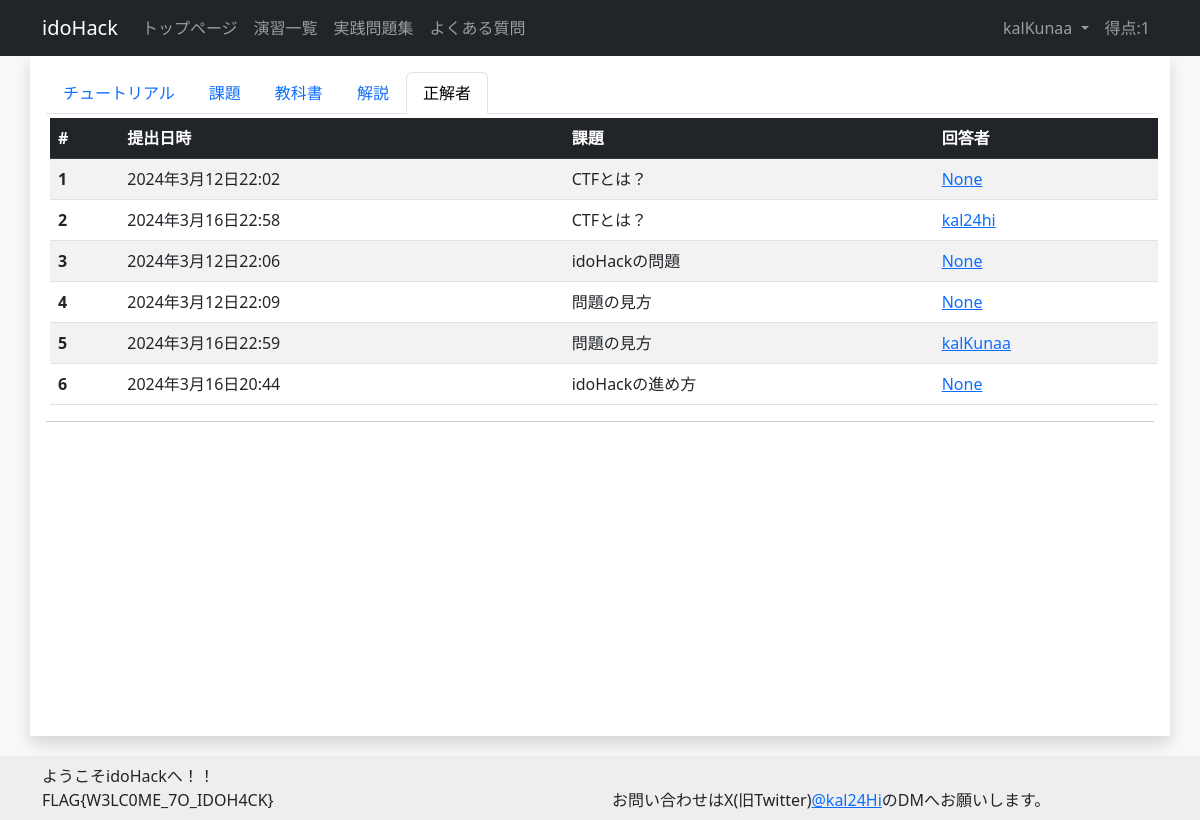
The page /exercise/1/submit/ (signed in) on the database its author committed.
### account/models.py (models this page shows)
class CustomUser(AbstractUser):
    total_score = models.IntegerField(default=0, verbose_name="総得点") # ユーザの総得点
    biography = models.TextField(max_length=500, blank=True, verbose_name="自己紹介") # ユーザの自己紹介
    twitter_url = models.URLField(max_length=200, blank=True, verbose_name="TwitterURL") # ユーザのTwitterのURL
    github_url = models.URLField(max_length=200, blank=True, verbose_name="GitHubURL") # ユーザのGitHubのURL
    linkedin_url = models.URLField(max_length=200, blank=True, verbose_name="LinkedInURL") # ユーザのLinkedInのURL
    country = models.CharField(max_length=100, blank=True, verbose_name="国籍") # ユーザの国籍
    occupation = models.CharField(max_length=50, verbose_name="職業", choices=(('Student', '学生'),
                                          ('teacher', '教員'),
                                          ('SecurityEngineer', 'セキュリティエンジニア'),
                                          ('IT', 'IT職'),
                                          ('other', 'その他')))
    is_active = models.BooleanField(default=True, verbose_name="アクティブユーザ") # ユーザがアクティブかどうか
    is_staff = models.BooleanField(default=False, verbose_name="スタッフユーザ") # ユーザがスタッフかどうか
    is_writer = models.BooleanField(default=False, verbose_name="作問ユーザ") # ユーザが作問者かどうか

### challenge/models.py (models this page shows, shortened)
class ExerciseModel(models.Model):
    category = models.ForeignKey(CategoryModel, on_delete=models.SET_NULL, null=True, verbose_name="カテゴリ") # カテゴリ
    exercise_number = models.IntegerField(default=0, verbose_name="番号") # 演習の番号
    exercise_title = models.CharField(max_length=100, default="", verbose_name="タイトル") # 演習のタイトル
    summary = models.TextField(blank=True, default="", verbose_name="概要") # 演習の概要
    exercise_discription = MDTextField(default="", verbose_name="説明") # 演習の説明
    visible = models.BooleanField(default=False, verbose_name="一般ユーザへの公開") # 演習が公開されているかどうか
    textbook = MDTextField(blank=True, verbose_name="教科書") # 教科書のURL
    explanation = MDTextField(blank=True, verbose_name="解説") # 解説のURL
    created_at = models.DateTimeField(auto_now_add=True, verbose_name="作成日時") # 課題の作成日時
    updated_at = models.DateTimeField(auto_now=True, verbose_name="作成日時") # 課題の更新日時
    class Meta:
        verbose_name = 'Exercise'

class SubmitModel(models.Model):
        challenge_title = models.ForeignKey(ChallengeModel, to_field="challenge_title", on_delete=models.SET_NULL, null=True, verbose_name="課題") # 課題
        username = models.ForeignKey(CustomUser, to_field="username", on_delete=models.SET_NULL, null=True, verbose_name="ユーザ") # ユーザ
        submit_time = models.DateTimeField(auto_now_add=True, verbose_name="提出日時") # 提出日時
        class Meta:
            verbose_name = 'Submit'

class ChallengeModel(models.Model):
    category = models.ForeignKey(CategoryModel, on_delete=models.SET_NULL, null=True, verbose_name="カテゴリ") # カテゴリ
    exercise_title = models.ForeignKey(ExerciseModel, on_delete=models.SET_NULL, null=True, verbose_name="演習名") # 演習のタイトル
    challenge_number = models.IntegerField(default=0, verbose_name="番号") # 課題の番号
    challenge_title = models.CharField(max_length=100,  default="", verbose_name="タイトル", unique=True) # 課題のタイトル
    score = models.IntegerField(default="", verbose_name="配点") # 課題の配点
    flag = models.CharField(max_length=100,  default="", verbose_name="フラグ") # フラグ
    visible = models.BooleanField(default=False, verbose_name="一般ユーザへの公開") # 課題が公開されているかどうか
    is_practice = models.BooleanField(default=False, verbose_name="実戦問題に表示する。") # 実戦問題かどうか
    discription = MDTextField(default="", verbose_name="説明") # 課題の説明
    hint_one = models.CharField(max_length=200, default="", blank=True, verbose_name="ヒントその１")
    hint_two = models.CharField(max_length=200, default="", blank=True, verbose_name="ヒントその２")
    hint_three = models.CharField(max_length=200, default="", blank=True, verbose_name="ヒントその３")
    cleared_count = models.IntegerField(default=0, verbose_name="クリア者数") # 課題をクリアした人数
    created_at = models.DateTimeField(auto_now_add=True, verbose_name="作成日時") # 課題の作成日時
    updated_at = models.DateTimeField(auto_now=True, verbose_name="更新日時") # 課題の更新日時
    def __str__(self):
        return self.challenge_title
    class Meta:
        verbose_name = 'Challenge'

### challenge/views.py (the view)
# urls.py: path('exercise/<int:pk>/submit/', views.SubmitView.as_view(), name='submit'),
class SubmitView(LoginRequiredMixin, ListView):
    model = SubmitModel
    template_name = 'challenge/exercise_submit.html'
    context_object_name = 'submit_list'
    def get_queryset(self) -> Any:
        exercise = ExerciseModel.objects.get(pk=self.kwargs['pk'])
        challenge = ChallengeModel.objects.filter(exercise_title=exercise)
        submit_list = []
        for c in challenge:
            submit_list += SubmitModel.objects.filter(challenge_title=c)
        return submit_list
    def get_context_data(self, **kwargs: Any) -> Any:
        context = super().get_context_data(**kwargs)
        context['exercise_detail'] = ExerciseModel.objects.get(pk=self.kwargs['pk'])
        return context

### templates/challenge/exercise_submit.html
{% extends "base.html" %}
{% block content %}
<ul class="nav nav-tabs">
  <li class="nav-item">
    <a class="nav-link" aria-current="page" href="{%url 'exercise_detail' exercise_detail.id%}">{{exercise_detail.exercise_title}}</a>
  </li>
  <li class="nav-item">
    <a class="nav-link" aria-current="page" href="{%url 'challenge_list' exercise_detail.id%}">課題</a>
  </li>
  {% if exercise_detail.exercise_title != "実戦問題集"%}
  <li class="nav-item">
    <a class="nav-link" aria-current="page" href="{%url 'textbook' exercise_detail.id%}">教科書</a>
  </li>
  <li class="nav-item">
    <a class="nav-link" aria-current="page" href="{%url 'explanation' exercise_detail.id%}">解説</a>
  </li>
  {% endif %}
  <li class="nav-item">
    <a class="nav-link active" aria-current="page" href="{%url 'submit' exercise_detail.id%}">正解者</a>
  </li>
</ul>
<table class="table table-striped table-hover m-1">
  <thead>
    <tr class="table-dark">
      <th scope="col">#</th>
      <th scope="col">提出日時</th>
      <th scope="col">課題</th>
      <th scope="col">回答者</th>
    </tr>
  </thead>
  <tbody>
        {%for submit in submit_list%}
        <tr>
            <th scope="row">{{forloop.counter}}</th>
            <td>{{submit.submit_time}}</td>
            <td>{{submit.challenge_title}}</td>
            <td><a href="{%url 'profile' submit.username%}">{{submit.username}}</a></td>
        </tr>
        {%endfor%}
  </tbody>
</table>
{% endblock %}

### templates/base.html (shortened to what this page needs)
{% load static %}
<!DOCTYPE html>
<html style="height: 100%;">
<head>
    <link href="{% static 'mdeditor/css/editormd.min.css' %}" rel="stylesheet">
    <link href="{% static 'mdeditor/css/editormd.preview.css' %}" rel="stylesheet">
    <link href="https://cdn.jsdelivr.net/npm/bootstrap@5.3.0/dist/css/bootstrap.min.css" rel="stylesheet"
>
</head>
<body class="bg-light" style="height: 100%;">
<nav class="navbar navbar-expand-lg navbar-dark bg-dark sticky-top">
  <div class="container">
    <a class="navbar-brand " href="#">idoHack</a>
      <div class="collapse navbar-collapse" id="navbarNavDropdown">
        <ul class="navbar-nav me-auto">
          <li class="nav-item">
            <a class="nav-link" href="{%url 'index'%}">トップページ</a>
          </li>
          <li class="nav-item">
            <a class="nav-link" href="{%url 'exercise_list'%}">演習一覧</a>
          </li>
          <li class="nav-item">
            <a class="nav-link" href="{%url 'exercise_detail' 6%}">実践問題集</a>
          </li>
          <li class="nav-item">
            <a class="nav-link" href="{%url 'faq'%}">よくある質問</a>
          </li>
        </ul>
        <ul class="navbar-nav">
        {% if user.is_authenticated %}
        <li class="nav-item dropdown">
          <a class="nav-link dropdown-toggle" href="#" role="button" data-bs-toggle="dropdown" aria-expanded="false">
            {{user.username}}
          </a>
        </li>
        <li class="nav-item">
          <a class="nav-link">得点:{{user.total_score}}</a>
        </li>
        {% endif %}
        </ul>
      </div>
  </div>
</nav>
<body>
<div class="container shadow p-3 bg-white" style="min-height: 85%; position: relative;">
    {% block content %}{% endblock content%}
    <hr>
</div>
<div class="p-2" style="background-color:#EEEEEE; margin-top: 20px; margin-bottom: 10%; width: 100%;">
  <div class="container">
    <div class="row">
      <div class="col-md-6">
        ようこそidoHackへ！！</br>
        FLAG{W3LC0ME_7O_IDOH4CK}</br>
      </div>
      <div class="col-md-6">
        お問い合わせはX(旧Twitter)<a href="https://twitter.com/kal24Hi" target="_blank" rel="noopener noreferrer">@kal24Hi</a>のDMへお願いします。
      </div>
    </div>
  </div>
</div>
</body>

### rows shown on the page
CustomUser: username "kalKunaa", total_score "1"
ExerciseModel: exercise_title "チュートリアル"
SubmitModel: submit_time "2024年3月12日22:02", challenge_title "CTFとは？", username "None"
SubmitModel: submit_time "2024年3月16日22:58", challenge_title "CTFとは？", username "kal24hi"
SubmitModel: submit_time "2024年3月12日22:06", challenge_title "idoHackの問題", username "None"
SubmitModel: submit_time "2024年3月12日22:09", challenge_title "問題の見方", username "None"
SubmitModel: submit_time "2024年3月16日22:59", challenge_title "問題の見方", username "kalKunaa"
SubmitModel: submit_time "2024年3月16日20:44", challenge_title "idoHackの進め方", username "None"
